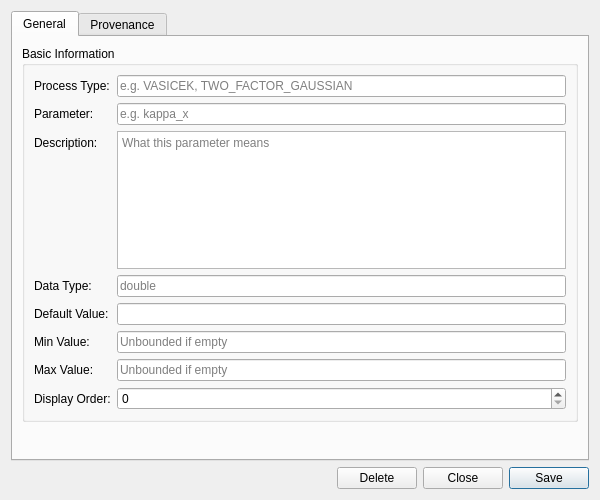
<?xml version="1.0" encoding="UTF-8"?>
<ui version="4.0">
 <class>YieldCurveProcessParameterDefinitionDetailDialog</class>
 <widget class="QWidget" name="YieldCurveProcessParameterDefinitionDetailDialog">
  <property name="geometry">
   <rect>
    <x>0</x>
    <y>0</y>
    <width>600</width>
    <height>500</height>
   </rect>
  </property>
  <property name="sizePolicy">
   <sizepolicy hsizetype="Preferred" vsizetype="Preferred">
    <horstretch>0</horstretch>
    <verstretch>0</verstretch>
   </sizepolicy>
  </property>
  <property name="minimumSize">
   <size>
    <width>600</width>
    <height>500</height>
   </size>
  </property>
  <property name="windowTitle">
   <string>Yield Curve Process Parameter Definition Details</string>
  </property>
  <layout class="QVBoxLayout" name="verticalLayout">
   <item>
    <widget class="QTabWidget" name="tabWidget">
     <property name="currentIndex"><number>0</number></property>
     <widget class="QWidget" name="generalTab">
      <attribute name="title"><string>General</string></attribute>
      <layout class="QVBoxLayout" name="generalLayout">
       <item>
        <widget class="QGroupBox" name="basicInfoGroup">
         <property name="title">
          <string>Basic Information</string>
         </property>
         <layout class="QFormLayout" name="formLayout">
          <item row="0" column="0">
           <widget class="QLabel" name="labelProcessTypeCode">
            <property name="text">
             <string>Process Type:</string>
            </property>
           </widget>
          </item>
          <item row="0" column="1">
           <widget class="QLineEdit" name="processTypeCodeEdit">
            <property name="placeholderText">
             <string>e.g. VASICEK, TWO_FACTOR_GAUSSIAN</string>
            </property>
           </widget>
          </item>
          <item row="1" column="0">
           <widget class="QLabel" name="labelParameterName">
            <property name="text">
             <string>Parameter:</string>
            </property>
           </widget>
          </item>
          <item row="1" column="1">
           <widget class="QLineEdit" name="parameterNameEdit">
            <property name="placeholderText">
             <string>e.g. kappa_x</string>
            </property>
            <property name="readOnly">
             <bool>true</bool>
            </property>
           </widget>
          </item>
          <item row="2" column="0">
           <widget class="QLabel" name="labelDescription">
            <property name="text">
             <string>Description:</string>
            </property>
           </widget>
          </item>
          <item row="2" column="1">
           <widget class="QPlainTextEdit" name="descriptionEdit">
            <property name="minimumSize">
             <size>
              <width>0</width>
              <height>80</height>
             </size>
            </property>
            <property name="maximumSize">
             <size>
              <width>16777215</width>
              <height>150</height>
             </size>
            </property>
            <property name="placeholderText">
             <string>What this parameter means</string>
            </property>
           </widget>
          </item>
          <item row="3" column="0">
           <widget class="QLabel" name="labelDataType">
            <property name="text">
             <string>Data Type:</string>
            </property>
           </widget>
          </item>
          <item row="3" column="1">
           <widget class="QLineEdit" name="dataTypeEdit">
            <property name="placeholderText">
             <string>double</string>
            </property>
           </widget>
          </item>
          <item row="4" column="0">
           <widget class="QLabel" name="labelDefaultValue">
            <property name="text">
             <string>Default Value:</string>
            </property>
           </widget>
          </item>
          <item row="4" column="1">
           <widget class="QLineEdit" name="defaultValueEdit">
            <property name="placeholderText">
             <string></string>
            </property>
           </widget>
          </item>
          <item row="5" column="0">
           <widget class="QLabel" name="labelMinValue">
            <property name="text">
             <string>Min Value:</string>
            </property>
           </widget>
          </item>
          <item row="5" column="1">
           <widget class="QLineEdit" name="minValueEdit">
            <property name="placeholderText">
             <string>Unbounded if empty</string>
            </property>
           </widget>
          </item>
          <item row="6" column="0">
           <widget class="QLabel" name="labelMaxValue">
            <property name="text">
             <string>Max Value:</string>
            </property>
           </widget>
          </item>
          <item row="6" column="1">
           <widget class="QLineEdit" name="maxValueEdit">
            <property name="placeholderText">
             <string>Unbounded if empty</string>
            </property>
           </widget>
          </item>
          <item row="7" column="0">
           <widget class="QLabel" name="labelDisplayOrder">
            <property name="text">
             <string>Display Order:</string>
            </property>
           </widget>
          </item>
          <item row="7" column="1">
           <widget class="QSpinBox" name="displayOrderEdit">
            <property name="minimum">
             <number>0</number>
            </property>
            <property name="maximum">
             <number>9999</number>
            </property>
           </widget>
          </item>
         </layout>
        </widget>
       </item>
       <item>
        <spacer name="verticalSpacer">
         <property name="orientation">
          <enum>Qt::Vertical</enum>
         </property>
         <property name="sizeHint" stdset="0">
          <size>
           <width>20</width>
           <height>40</height>
          </size>
         </property>
        </spacer>
       </item>
      </layout>
     </widget>
     <widget class="QWidget" name="provenanceTab">
      <attribute name="title"><string>Provenance</string></attribute>
      <layout class="QVBoxLayout" name="provenanceTabLayout">
       <item>
        <widget class="ores::qt::ProvenanceWidget" name="provenanceWidget" native="true"/>
       </item>
      </layout>
     </widget>
    </widget>
   </item>
   <item>
    <layout class="QHBoxLayout" name="buttonLayout">
     <item>
      <spacer name="horizontalSpacer">
       <property name="orientation">
        <enum>Qt::Horizontal</enum>
       </property>
       <property name="sizeHint" stdset="0">
        <size>
         <width>40</width>
         <height>20</height>
        </size>
       </property>
      </spacer>
     </item>
     <item>
      <widget class="QPushButton" name="deleteButton">
       <property name="text">
        <string>Delete</string>
       </property>
      </widget>
     </item>
     <item>
      <widget class="QPushButton" name="closeButton">
       <property name="text">
        <string>Close</string>
       </property>
      </widget>
     </item>
     <item>
      <widget class="QPushButton" name="saveButton">
       <property name="text">
        <string>Save</string>
       </property>
       <property name="default">
        <bool>true</bool>
       </property>
      </widget>
     </item>
    </layout>
   </item>
  </layout>
 </widget>
 <customwidgets>
  <customwidget>
   <class>ores::qt::ProvenanceWidget</class>
   <extends>QWidget</extends>
   <header>ores.qt/ProvenanceWidget.hpp</header>
  </customwidget>
 </customwidgets>
 <resources/>
 <connections/>
</ui>
